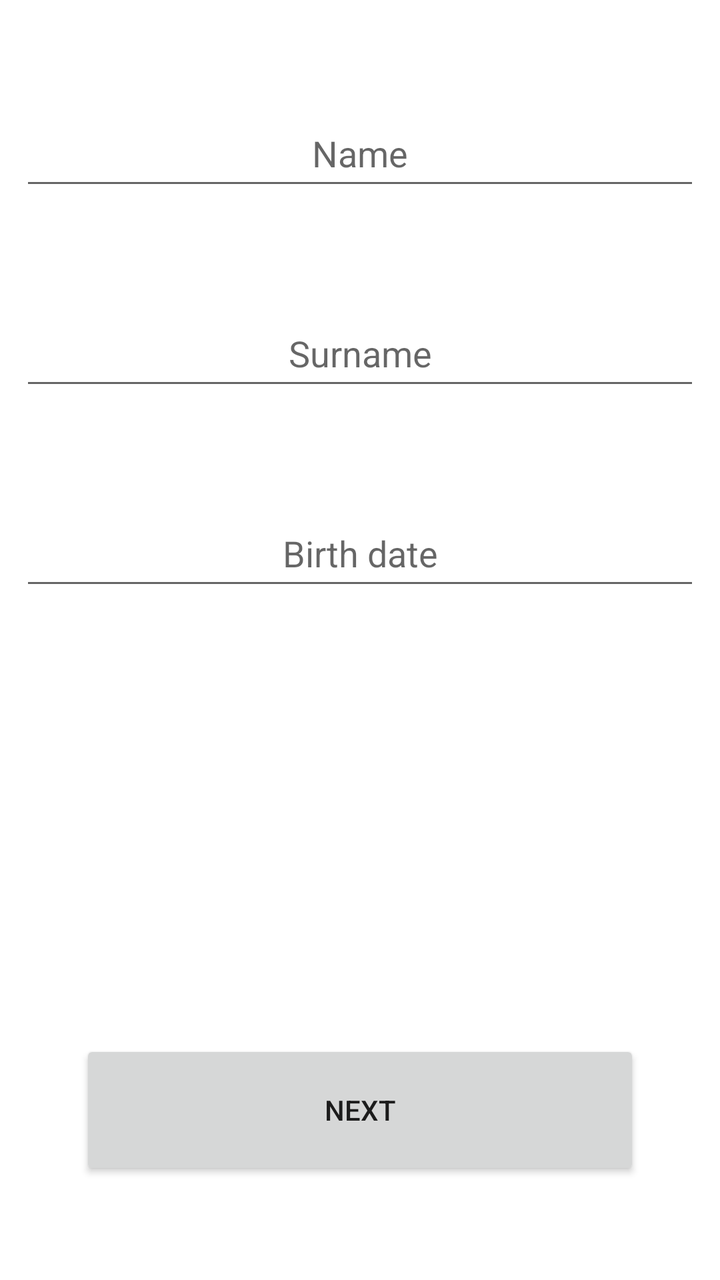
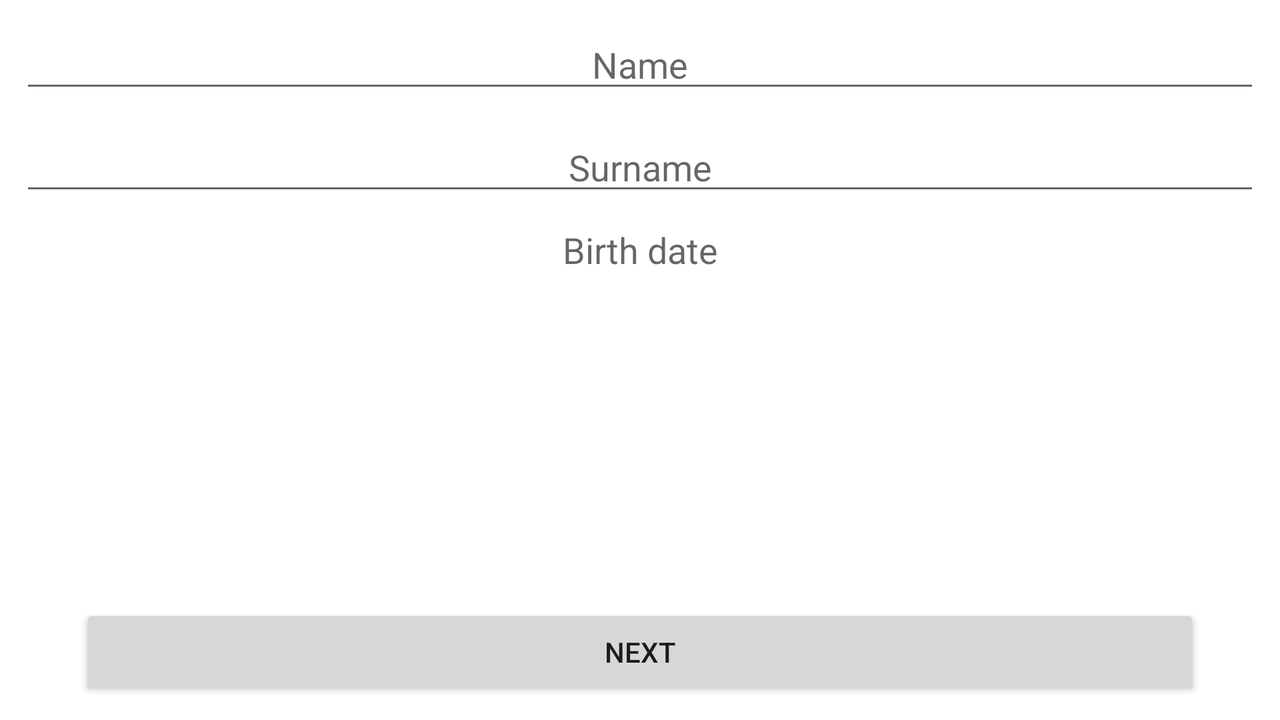

Compare how this app lays out the same screen by default and in its alternative resource folder. The renders come first, then the two layout files and the values they reference.
<!-- AndroidManifest.xml: application theme Theme.BasicArchitecture -->
<!-- res/layout/fragment_1.xml -->
<?xml version="1.0" encoding="utf-8"?>
<androidx.constraintlayout.widget.ConstraintLayout xmlns:android="http://schemas.android.com/apk/res/android"
    xmlns:app="http://schemas.android.com/apk/res-auto"
    xmlns:tools="http://schemas.android.com/tools"
    android:layout_width="match_parent"
    android:layout_height="match_parent"
    tools:context=".presentation.fragments.Fragment1">

    <EditText
        android:id="@+id/f1NameField"
        android:layout_width="match_parent"
        android:layout_height="50dp"
        android:layout_marginTop="50dp"
        android:layout_marginHorizontal="10dp"
        android:hint="@string/name"
        android:inputType="text"
        android:textAlignment="center"
        android:textSize="18sp"

        app:layout_constraintTop_toTopOf="parent"
        app:layout_constraintStart_toStartOf="parent"
        app:layout_constraintEnd_toEndOf="parent"
        />

    <EditText
        android:id="@+id/f1SurnameField"
        android:layout_width="match_parent"
        android:layout_height="50dp"
        android:layout_marginHorizontal="10dp"
        android:layout_marginTop="50dp"
        android:textAlignment="center"
        android:textSize="18sp"
        android:inputType="text"
        android:hint="@string/surname"

        app:layout_constraintTop_toBottomOf="@id/f1NameField"
        app:layout_constraintStart_toStartOf="parent"
        app:layout_constraintEnd_toEndOf="parent"
        />

    <EditText
        android:id="@+id/f1BirthDate"
        android:layout_width="match_parent"
        android:layout_height="50dp"
        android:layout_marginHorizontal="10dp"
        android:layout_marginTop="50dp"
        android:textAlignment="center"
        android:textSize="18sp"
        android:inputType="date"
        android:hint="@string/birthDate"

        app:layout_constraintTop_toBottomOf="@id/f1SurnameField"
        app:layout_constraintStart_toStartOf="parent"
        app:layout_constraintEnd_toEndOf="parent"
        />

    <Button
        android:id="@+id/f1Button"
        android:layout_width="match_parent"
        android:layout_height="70dp"
        android:layout_marginHorizontal="40dp"
        android:layout_marginBottom="50dp"
        android:text="@string/next"

        app:layout_constraintBottom_toBottomOf="parent"
        app:layout_constraintStart_toStartOf="parent"
        app:layout_constraintEnd_toEndOf="parent"
        />




</androidx.constraintlayout.widget.ConstraintLayout>
<!-- resources referenced by this layout -->
<resources>
  <string name="birthDate">Birth date</string>
  <string name="name">Name</string>
  <string name="next">Next</string>
  <string name="surname">Surname</string>
  <style name="Theme.BasicArchitecture" parent="Theme.MaterialComponents.DayNight.DarkActionBar">
          
          <item name="colorPrimary">@color/purple_500</item>
          <item name="colorPrimaryVariant">@color/purple_700</item>
          <item name="colorOnPrimary">@color/white</item>
          
          <item name="colorSecondary">@color/teal_200</item>
          <item name="colorSecondaryVariant">@color/teal_700</item>
          <item name="colorOnSecondary">@color/black</item>
          
          <item name="android:statusBarColor">?attr/colorPrimaryVariant</item>
          
      </style>
  <color name="purple_500">#FF6200EE</color>
  <color name="purple_700">#FF3700B3</color>
  <color name="white">#FFFFFFFF</color>
  <color name="teal_200">#FF03DAC5</color>
  <color name="teal_700">#FF018786</color>
  <color name="black">#FF000000</color>
</resources>
<!-- res/layout-land/fragment_1.xml (the author's variant of the layout above) -->
<!-- drawn on the phone turned sideways -->
<?xml version="1.0" encoding="utf-8"?>
<androidx.constraintlayout.widget.ConstraintLayout xmlns:android="http://schemas.android.com/apk/res/android"
    xmlns:app="http://schemas.android.com/apk/res-auto"
    xmlns:tools="http://schemas.android.com/tools"
    android:layout_width="match_parent"
    android:layout_height="match_parent"
    tools:context=".presentation.fragments.Fragment1">

    <EditText
        android:id="@+id/f1NameField"
        android:layout_width="match_parent"
        android:layout_height="wrap_content"
        android:layout_marginTop="10dp"
        android:layout_marginHorizontal="10dp"
        android:hint="@string/name"
        android:inputType="text"
        android:textAlignment="center"
        android:textSize="18sp"

        app:layout_constraintTop_toTopOf="parent"
        app:layout_constraintStart_toStartOf="parent"
        app:layout_constraintEnd_toEndOf="parent"
        />

    <EditText
        android:id="@+id/f1SurnameField"
        android:layout_width="match_parent"
        android:layout_height="wrap_content"
        android:layout_marginHorizontal="10dp"
        android:layout_marginTop="10dp"
        android:textAlignment="center"
        android:textSize="18sp"
        android:inputType="text"
        android:hint="@string/surname"

        app:layout_constraintTop_toBottomOf="@id/f1NameField"
        app:layout_constraintStart_toStartOf="parent"
        app:layout_constraintEnd_toEndOf="parent"
        />

    <TextView
        android:id="@+id/f1BirthDate"
        android:layout_width="match_parent"
        android:layout_height="wrap_content"
        android:layout_marginHorizontal="10dp"
        android:layout_marginTop="10dp"
        android:textAlignment="center"
        android:textSize="18sp"
        android:hint="@string/birthDate"

        app:layout_constraintTop_toBottomOf="@id/f1SurnameField"
        app:layout_constraintStart_toStartOf="parent"
        app:layout_constraintEnd_toEndOf="parent"
        />

    <Button
        android:id="@+id/f1Button"
        android:layout_width="match_parent"
        android:layout_height="wrap_content"
        android:layout_marginHorizontal="40dp"
        android:layout_marginBottom="10dp"
        android:text="@string/next"

        app:layout_constraintBottom_toBottomOf="parent"
        app:layout_constraintStart_toStartOf="parent"
        app:layout_constraintEnd_toEndOf="parent"
        />




</androidx.constraintlayout.widget.ConstraintLayout>
